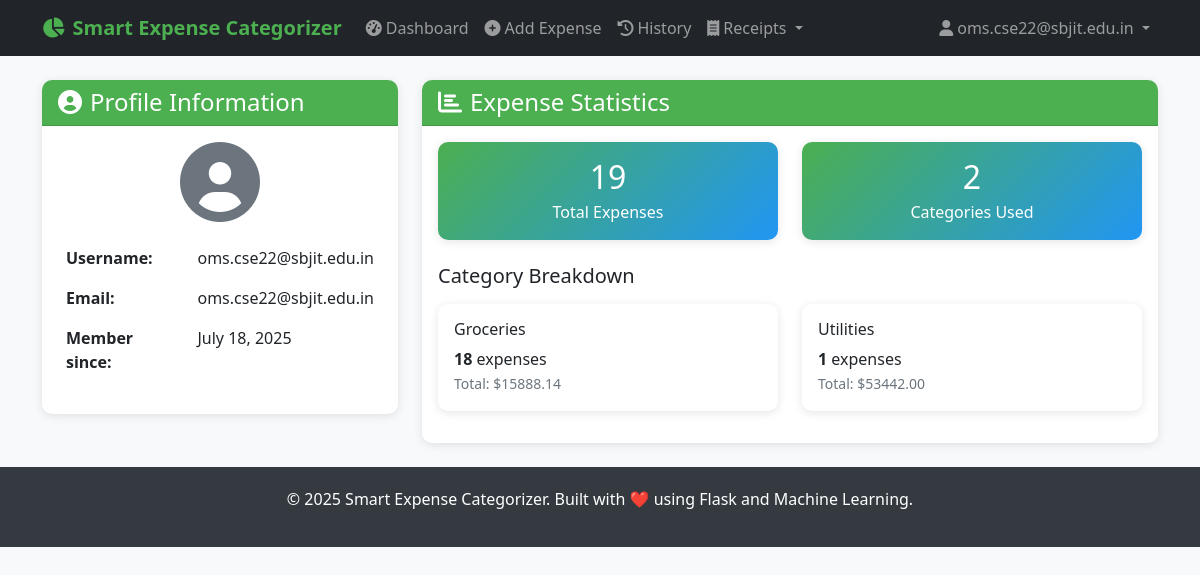
The page /auth/profile (signed in) on the database its author committed.
### PYTHON/models.py (models this page shows, shortened)
class User(UserMixin, db.Model):
    __tablename__ = 'users'
    id = db.Column(db.String(36), primary_key=True, default=lambda: str(uuid.uuid4()))
    username = db.Column(db.String(80), unique=True, nullable=False, index=True)
    email = db.Column(db.String(120), unique=True, nullable=False, index=True)
    password_hash = db.Column(db.String(255), nullable=False)
    created_at = db.Column(db.DateTime, default=datetime.utcnow)
    is_active = db.Column(db.Boolean, default=True)
    expenses = db.relationship('Expense', backref='user', lazy='dynamic', cascade='all, delete-orphan')
    def get_expense_stats(self):
        total_expenses = self.expenses.count()
        categories = db.session.query(
            Expense.predicted_category,
            db.func.count(Expense.id).label('count'),
            db.func.sum(Expense.amount).label('total')
        ).filter_by(user_id=self.id).group_by(Expense.predicted_category).all()
        return {
            'total_expenses': total_expenses,
            'categories': [
                {
                    'category': cat.predicted_category,
                    'count': cat.count,
                    'total': float(cat.total) if cat.total else 0.0
                }
                for cat in categories
            ]
        }

class Expense(db.Model):
    __tablename__ = 'expenses'
    id = db.Column(db.String(36), primary_key=True, default=lambda: str(uuid.uuid4()))
    user_id = db.Column(db.String(36), db.ForeignKey('users.id'), nullable=False, index=True)
    description = db.Column(db.Text, nullable=False)
    amount = db.Column(db.Numeric(10, 2), nullable=True)
    predicted_category = db.Column(db.String(100), nullable=False, index=True)
    confidence_score = db.Column(db.Float, nullable=False)
    model_predictions = db.Column(db.JSON)  # Store individual model predictions
    created_at = db.Column(db.DateTime, default=datetime.utcnow, index=True)
    updated_at = db.Column(db.DateTime, default=datetime.utcnow, onupdate=datetime.utcnow)
    user_feedback = db.Column(db.String(100), nullable=True)  # User can correct the category
    is_correct = db.Column(db.Boolean, nullable=True)  # User can mark if prediction was correct
    source = db.Column(db.String(50), nullable=True, default='manual')  # 'manual', 'receipt_upload', 'api'
    expense_metadata = db.Column(db.JSON, nullable=True)  # Store receipt data, OCR confidence, etc.
    date = db.Column(db.DateTime, nullable=True)  # Expense date (can be different from created_at)

### PYTHON/auth.py (the view)
@auth_bp.route('/profile')
@login_required
def profile():
    stats = current_user.get_expense_stats()
    return render_template('auth/profile.html', user=current_user, stats=stats)

### PYTHON/app.py (called while the page is built)
def init_extensions(app):
    db.init_app(app)
    login_manager = LoginManager()
    login_manager.init_app(app)
    login_manager.login_view = 'auth.login'
    login_manager.login_message = 'Please log in to access this page.'
    login_manager.login_message_category = 'info'
    login_manager.session_protection = 'strong'
    csrf = CSRFProtect()
    csrf.init_app(app)
    @login_manager.user_loader
    def load_user(user_id):
        try:
            return User.query.get(user_id)
        except Exception:
            return None

def add_security_headers(app):
    @app.after_request
    def set_security_headers(response):
        if hasattr(app.config, 'SECURITY_HEADERS'):
            for header, value in app.config['SECURITY_HEADERS'].items():
                response.headers[header] = value
        response.headers['X-Content-Type-Options'] = 'nosniff'
        response.headers['X-Frame-Options'] = 'DENY'
        response.headers['X-XSS-Protection'] = '1; mode=block'
        return response

def register_context_processors(app):
    @app.context_processor
    def inject_now():
        return {'now': datetime.now()}

### PYTHON/templates/auth/profile.html (shortened to what this page needs)
{% extends "base.html" %}
{% block content %}
<div class="row">
    <div class="col-md-4">
        <div class="card">
            <div class="card-header">
                <h4 class="mb-0">
                    <i class="fas fa-user-circle me-2"></i>Profile Information
                </h4>
            </div>
            <div class="card-body">
                <div class="text-center mb-3">
                    <i class="fas fa-user-circle fa-5x text-muted"></i>
                </div>
                <table class="table table-borderless">
                    <tr>
                        <td><strong>Username:</strong></td>
                        <td>{{ user.username }}</td>
                    </tr>
                    <tr>
                        <td><strong>Email:</strong></td>
                        <td>{{ user.email }}</td>
                    </tr>
                    <tr>
                        <td><strong>Member since:</strong></td>
                        <td>{{ user.created_at.strftime('%B %d, %Y') }}</td>
                    </tr>
                </table>
            </div>
        </div>
    </div>
    <div class="col-md-8">
        <div class="card">
            <div class="card-header">
                <h4 class="mb-0">
                    <i class="fas fa-chart-bar me-2"></i>Expense Statistics
                </h4>
            </div>
            <div class="card-body">
                <div class="row mb-4">
                    <div class="col-md-6">
                        <div class="stats-card card text-center p-3">
                            <h2 class="mb-1">{{ stats.total_expenses }}</h2>
                            <p class="mb-0">Total Expenses</p>
                        </div>
                    </div>
                    <div class="col-md-6">
                        <div class="stats-card card text-center p-3">
                            <h2 class="mb-1">{{ stats.categories|length }}</h2>
                            <p class="mb-0">Categories Used</p>
                        </div>
                    </div>
                </div>
                {% if stats.categories %}
                    <h5 class="mb-3">Category Breakdown</h5>
                    <div class="row">
                        {% for category in stats.categories %}
                            <div class="col-md-6 mb-3">
                                <div class="card">
                                    <div class="card-body">
                                        <h6 class="card-title">{{ category.category }}</h6>
                                        <p class="card-text">
                                            <strong>{{ category.count }}</strong> expenses
                                            {% if category.total > 0 %}
                                                <br><small class="text-muted">Total: ${{ "%.2f"|format(category.total) }}</small>
                                            {% endif %}
                                        </p>
                                    </div>
                                </div>
                            </div>
                        {% endfor %}
                    </div>
                {% else %}
                    <div class="text-center text-muted">
                        <i class="fas fa-chart-bar fa-3x mb-3"></i>
                        <p>No expenses recorded yet. <a href="{{ url_for('main.predict') }}">Add your first expense</a>!</p>
                    </div>
                {% endif %}
            </div>
        </div>
    </div>
</div>
{% endblock %}

### PYTHON/templates/base.html (shortened to what this page needs)
<!DOCTYPE html>
<html lang="en">
<head>
    <link href="https://cdn.jsdelivr.net/npm/bootstrap@5.1.3/dist/css/bootstrap.min.css" rel="stylesheet">
    <link href="https://cdnjs.cloudflare.com/ajax/libs/font-awesome/6.0.0/css/all.min.css" rel="stylesheet">
</head>
<body>
    <nav class="navbar navbar-expand-lg navbar-dark bg-dark">
        <div class="container">
            <a class="navbar-brand" href="{{ url_for('main.index') }}">
                <i class="fas fa-chart-pie me-2"></i>Smart Expense Categorizer
            </a>
            <div class="collapse navbar-collapse" id="navbarNav">
                <ul class="navbar-nav me-auto">
                    {% if current_user.is_authenticated %}
                        <li class="nav-item">
                            <a class="nav-link" href="{{ url_for('main.dashboard') }}">
                                <i class="fas fa-tachometer-alt me-1"></i>Dashboard
                            </a>
                        </li>
                        <li class="nav-item">
                            <a class="nav-link" href="{{ url_for('main.predict') }}">
                                <i class="fas fa-plus-circle me-1"></i>Add Expense
                            </a>
                        </li>
                        <li class="nav-item">
                            <a class="nav-link" href="{{ url_for('main.expenses') }}">
                                <i class="fas fa-history me-1"></i>History
                            </a>
                        </li>
                        <li class="nav-item dropdown">
                            <a class="nav-link dropdown-toggle" href="#" id="receiptDropdown" role="button" data-bs-toggle="dropdown">
                                <i class="fas fa-receipt me-1"></i>Receipts
                            </a>
                        </li>
                    {% endif %}
                </ul>
                <ul class="navbar-nav">
                    {% if current_user.is_authenticated %}
                        <li class="nav-item dropdown">
                            <a class="nav-link dropdown-toggle" href="#" id="navbarDropdown" role="button" data-bs-toggle="dropdown">
                                <i class="fas fa-user me-1"></i>{{ current_user.username }}
                            </a>
                        </li>
                    {% endif %}
                </ul>
            </div>
        </div>
    </nav>
    <main class="container my-4">
        {% block content %}{% endblock %}
    </main>
    <footer class="footer mt-auto">
        <div class="container text-center">
            <p>&copy; {{ now.year }} Smart Expense Categorizer. Built with ❤️ using Flask and Machine Learning.</p>
        </div>
    </footer>
</body>
</html>

### PYTHON/templates/base.html (style rules this page uses)
:root { --primary-color: #4CAF50; --secondary-color: #45a049; --accent-color: #2196F3; --danger-color: #f44336; --warning-color: #ff9800; --success-color: #4CAF50; --info-color: #2196F3; }
body { background-color: #f8f9fa; font-family: 'Segoe UI', Tahoma, Geneva, Verdana, sans-serif; }
.navbar-brand { font-weight: bold; color: var(--primary-color) !important; }
.card { box-shadow: 0 2px 10px rgba(0,0,0,0.1); border: none; border-radius: 10px; }
.card-header { background-color: var(--primary-color); color: white; border-radius: 10px 10px 0 0 !important; }
.footer { background-color: #343a40; color: white; padding: 20px 0; margin-top: 50px; }
.stats-card { background: linear-gradient(135deg, var(--primary-color), var(--accent-color)); color: white; }

### rows shown on the page
User: username "oms.cse22@sbjit.edu.in", email "oms.cse22@sbjit.edu.in", created_at "July 18, 2025"
Expense: category "Utilities", count "1", total "53442.00"

### other values the page prints
{{ stats.total_expenses }} "19"
{{ stats.categories|length }} "2"
{{ category.category }} "Groceries"
{{ category.count }} "18"
{{ "%.2f"|format(category.total) }} "15888.14"
